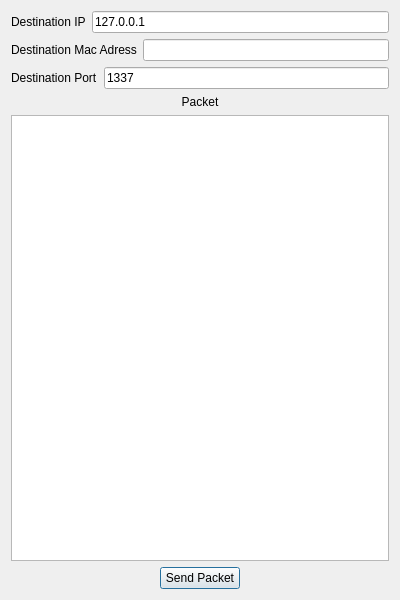
<?xml version="1.0" encoding="UTF-8"?>
<ui version="4.0">
 <class>Dialog</class>
 <widget class="QDialog" name="Dialog">
  <property name="geometry">
   <rect>
    <x>0</x>
    <y>0</y>
    <width>400</width>
    <height>600</height>
   </rect>
  </property>
  <property name="windowTitle">
   <string>Dialog</string>
  </property>
  <layout class="QHBoxLayout" name="horizontalLayout_5">
   <item>
    <layout class="QVBoxLayout" name="verticalLayout">
     <item>
      <layout class="QHBoxLayout" name="horizontalLayout">
       <item>
        <widget class="QLabel" name="label">
         <property name="text">
          <string>Destination IP</string>
         </property>
        </widget>
       </item>
       <item>
        <widget class="QLineEdit" name="lineEditIP">
         <property name="text">
          <string>127.0.0.1</string>
         </property>
        </widget>
       </item>
      </layout>
     </item>
     <item>
      <layout class="QHBoxLayout" name="horizontalLayout_2">
       <item>
        <widget class="QLabel" name="label_2">
         <property name="text">
          <string>Destination Mac Adress</string>
         </property>
        </widget>
       </item>
       <item>
        <widget class="QLineEdit" name="lineEditMac"/>
       </item>
      </layout>
     </item>
     <item>
      <layout class="QHBoxLayout" name="horizontalLayout_3">
       <item>
        <widget class="QLabel" name="label_4">
         <property name="text">
          <string>Destination Port</string>
         </property>
        </widget>
       </item>
       <item>
        <widget class="QLineEdit" name="lineEditPort">
         <property name="text">
          <string>1337</string>
         </property>
        </widget>
       </item>
      </layout>
     </item>
     <item>
      <widget class="QLabel" name="label_3">
       <property name="text">
        <string>Packet</string>
       </property>
       <property name="alignment">
        <set>Qt::AlignCenter</set>
       </property>
      </widget>
     </item>
     <item>
      <widget class="QTextEdit" name="textEdit"/>
     </item>
     <item>
      <layout class="QHBoxLayout" name="horizontalLayout_4">
       <item>
        <spacer name="horizontalSpacer">
         <property name="orientation">
          <enum>Qt::Horizontal</enum>
         </property>
         <property name="sizeHint" stdset="0">
          <size>
           <width>40</width>
           <height>20</height>
          </size>
         </property>
        </spacer>
       </item>
       <item>
        <widget class="QPushButton" name="pushButton">
         <property name="text">
          <string>Send Packet</string>
         </property>
        </widget>
       </item>
       <item>
        <spacer name="horizontalSpacer_2">
         <property name="orientation">
          <enum>Qt::Horizontal</enum>
         </property>
         <property name="sizeHint" stdset="0">
          <size>
           <width>40</width>
           <height>20</height>
          </size>
         </property>
        </spacer>
       </item>
      </layout>
     </item>
    </layout>
   </item>
  </layout>
 </widget>
 <resources/>
 <connections/>
</ui>
